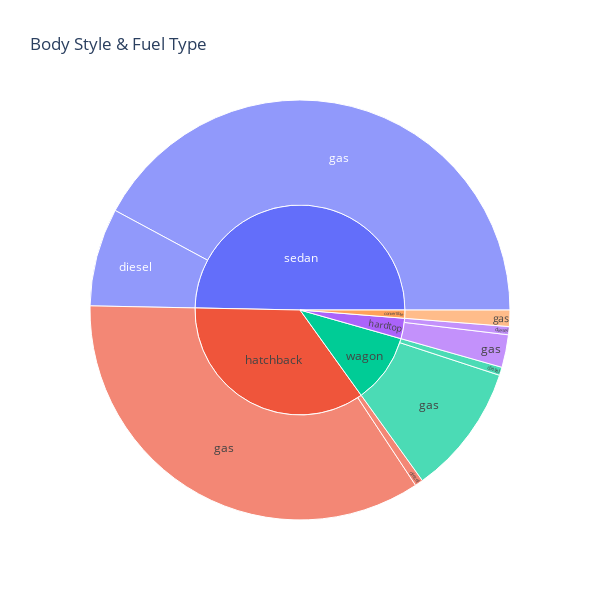

The notebook cell saved with this chart:
### Markdown cell above
A sunburst diagram displays a hierarchical structure. The center of the circle represents the organization's origin, and an extra ring symbolizes each level of the organization.

### Code cell
# body_style is the inner ring, and fuel_type is the outer one
fig_s1 = px.sunburst(df, path=["body_style","fuel_type"], 
                    width=600, height=600, title='Body Style & Fuel Type')
fig_s1.show()

### Figure 1 — Plotly figure (JSON) as saved in the notebook; plotly's stock layout.template omitted (floating-point values rounded to 4 significant figures)
{"data": [{"branchvalues": "total", "domain": {"x": [0, 1], "y": [0, 1]}, "hovertemplate": "labels=%{label}<br>count=%{value}<br>parent=%{parent}<br>id=%{id}<extra></extra>", "ids": ["hardtop/diesel", "hatchback/diesel", "sedan/diesel", "wagon/diesel", "convertible/gas", "hardtop/gas", "hatchback/gas", "sedan/gas", "wagon/gas", "convertible", "hardtop", "hatchback", "sedan", "wagon"], "labels": ["diesel", "diesel", "diesel", "diesel", "gas", "gas", "gas", "gas", "gas", "convertible", "hardtop", "hatchback", "sedan", "wagon"], "name": "", "parents": ["hardtop", "hatchback", "sedan", "wagon", "convertible", "hardtop", "hatchback", "sedan", "wagon", "", "", "", "", ""], "type": "sunburst", "values": [1, 1, 12, 1, 2, 4, 55, 67, 16, 2, 5, 56, 79, 17]}], "layout": {"height": 600, "legend": {"tracegroupgap": 0}, "title": {"text": "Body Style & Fuel Type"}, "width": 600}}
